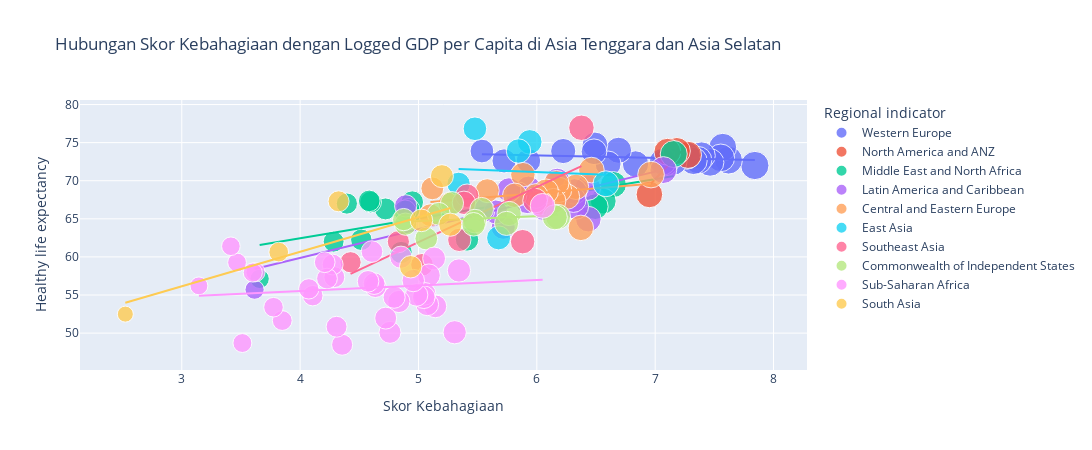

Notebook code for this chart:
### Code cell
# Scatter plot dengan garis tren
fig = px.scatter(
    df_2021, 
    x="Ladder score", 
    y="Healthy life expectancy", 
    trendline="ols",
    title="Hubungan Skor Kebahagiaan dengan Logged GDP per Capita di Asia Tenggara dan Asia Selatan",
    labels={"Ladder score": "Skor Kebahagiaan", "Logged GDP per capita": "Logged GDP per Capita"},
    color="Regional indicator",  # Menambahkan warna berdasarkan indikator regional
    size="Ladder score",  # Menambahkan ukuran marker berdasarkan skor kebahagiaan
    hover_name="Country name",  # Menambahkan label hover dengan nama negara
    opacity=0.8  # Menambahkan opacity agar lebih mudah melihat tumpukan marker
)
fig.update_layout(
    showlegend=True,
    width=1700, 
    height=450)
fig.show()

### Figure 1 — Plotly figure (JSON) as saved in the notebook; plotly's stock layout.template omitted (floating-point values rounded to 4 significant figures)
{"data": [{"hovertemplate": "<b>%{hovertext}</b><br><br>Regional indicator=Western Europe<br>Skor Kebahagiaan=%{marker.size}<br>Healthy life expectancy=%{y}<extra></extra>", "hovertext": ["Finland", "Denmark", "Switzerland", "Iceland", "Netherlands", "Norway", "Sweden", "Luxembourg", "Austria", "Germany", "Ireland", "United Kingdom", "Belgium", "France", "Malta", "Spain", "Italy", "Cyprus", "Portugal", "Greece", "North Cyprus"], "legendgroup": "Western Europe", "marker": {"color": "#636efa", "opacity": 0.8, "size": [7.842, 7.62, 7.571, 7.554, 7.464, 7.392, 7.363, 7.324, 7.268, 7.155, 7.085, 7.064, 6.834, 6.69, 6.602, 6.491, 6.483, 6.223, 5.929, 5.723, 5.536], "sizemode": "area", "sizeref": 0.0196, "symbol": "circle"}, "mode": "markers", "name": "Western Europe", "orientation": "v", "showlegend": true, "type": "scatter", "x": [7.842, 7.62, 7.571, 7.554, 7.464, 7.392, 7.363, 7.324, 7.268, 7.155, 7.085, 7.064, 6.834, 6.69, 6.602, 6.491, 6.483, 6.223, 5.929, 5.723, 5.536], "xaxis": "x", "y": [72, 72.7, 74.4, 73, 72.4, 73.3, 72.7, 72.6, 73.3, 72.5, 72.4, 72.5, 72.2, 74, 72.2, 74.7, 73.8, 73.9, 72.6, 72.6, 73.9], "yaxis": "y"}, {"hovertemplate": "<b>OLS trendline</b><br>Healthy life expectancy = -0.331728 * Ladder score + 75.327<br>R<sup>2</sup>=0.076369<br><br>Regional indicator=Western Europe<br>Skor Kebahagiaan=%{x}<br>Healthy life expectancy=%{y} <b>(trend)</b><extra></extra>", "legendgroup": "Western Europe", "marker": {"color": "#636efa", "symbol": "circle"}, "mode": "lines", "name": "Western Europe", "showlegend": false, "type": "scatter", "x": [5.536, 5.723, 5.929, 6.223, 6.483, 6.491, 6.602, 6.69, 6.834, 7.064, 7.085, 7.155, 7.268, 7.324, 7.363, 7.392, 7.464, 7.554, 7.571, 7.62, 7.842], "xaxis": "x", "y": [73.49, 73.43, 73.36, 73.26, 73.18, 73.17, 73.14, 73.11, 73.06, 72.98, 72.98, 72.95, 72.92, 72.9, 72.88, 72.87, 72.85, 72.82, 72.82, 72.8, 72.73], "yaxis": "y"}, {"hovertemplate": "<b>%{hovertext}</b><br><br>Regional indicator=North America and ANZ<br>Skor Kebahagiaan=%{marker.size}<br>Healthy life expectancy=%{y}<extra></extra>", "hovertext": ["New Zealand", "Australia", "Canada", "United States"], "legendgroup": "North America and ANZ", "marker": {"color": "#EF553B", "opacity": 0.8, "size": [7.277, 7.183, 7.103, 6.951], "sizemode": "area", "sizeref": 0.0196, "symbol": "circle"}, "mode": "markers", "name": "North America and ANZ", "orientation": "v", "showlegend": true, "type": "scatter", "x": [7.277, 7.183, 7.103, 6.951], "xaxis": "x", "y": [73.4, 73.9, 73.8, 68.2], "yaxis": "y"}, {"hovertemplate": "<b>OLS trendline</b><br>Healthy life expectancy = 16.4405 * Ladder score + -44.8709<br>R<sup>2</sup>=0.677029<br><br>Regional indicator=North America and ANZ<br>Skor Kebahagiaan=%{x}<br>Healthy life expectancy=%{y} <b>(trend)</b><extra></extra>", "legendgroup": "North America and ANZ", "marker": {"color": "#EF553B", "symbol": "circle"}, "mode": "lines", "name": "North America and ANZ", "showlegend": false, "type": "scatter", "x": [6.951, 7.103, 7.183, 7.277], "xaxis": "x", "y": [69.41, 71.91, 73.22, 74.77], "yaxis": "y"}, {"hovertemplate": "<b>%{hovertext}</b><br><br>Regional indicator=Middle East and North Africa<br>Skor Kebahagiaan=%{marker.size}<br>Healthy life expectancy=%{y}<extra></extra>", "hovertext": ["Israel", "Bahrain", "United Arab Emirates", "Saudi Arabia", "Kuwait", "Libya", "Turkey", "Morocco", "Algeria", "Iraq", "Iran", "Tunisia", "Lebanon", "Palestinian Territories", "Jordan", "Egypt", "Yemen"], "legendgroup": "Middle East and North Africa", "marker": {"color": "#00cc96", "opacity": 0.8, "size": [7.157, 6.647, 6.561, 6.494, 6.106, 5.41, 4.948, 4.918, 4.887, 4.854, 4.721, 4.596, 4.584, 4.517, 4.395, 4.283, 3.658], "sizemode": "area", "sizeref": 0.0196, "symbol": "circle"}, "mode": "markers", "name": "Middle East and North Africa", "orientation": "v", "showlegend": true, "type": "scatter", "x": [7.157, 6.647, 6.561, 6.494, 6.106, 5.41, 4.948, 4.918, 4.887, 4.854, 4.721, 4.596, 4.584, 4.517, 4.395, 4.283, 3.658], "xaxis": "x", "y": [73.5, 69.5, 67.33, 66.6, 66.9, 62.3, 67.2, 66.21, 66.0, 60.58, 66.3, 67.2, 67.36, 62.25, 67, 62.0, 57.12], "yaxis": "y"}, {"hovertemplate": "<b>OLS trendline</b><br>Healthy life expectancy = 2.59315 * Ladder score + 52.0735<br>R<sup>2</sup>=0.474011<br><br>Regional indicator=Middle East and North Africa<br>Skor Kebahagiaan=%{x}<br>Healthy life expectancy=%{y} <b>(trend)</b><extra></extra>", "legendgroup": "Middle East and North Africa", "marker": {"color": "#00cc96", "symbol": "circle"}, "mode": "lines", "name": "Middle East and North Africa", "showlegend": false, "type": "scatter", "x": [3.658, 4.283, 4.395, 4.517, 4.584, 4.596, 4.721, 4.854, 4.887, 4.918, 4.948, 5.41, 6.106, 6.494, 6.561, 6.647, 7.157], "xaxis": "x", "y": [61.56, 63.18, 63.47, 63.79, 63.96, 63.99, 64.32, 64.66, 64.75, 64.83, 64.9, 66.1, 67.91, 68.91, 69.09, 69.31, 70.63], "yaxis": "y"}, {"hovertemplate": "<b>%{hovertext}</b><br><br>Regional indicator=Latin America and Caribbean<br>Skor Kebahagiaan=%{marker.size}<br>Healthy life expectancy=%{y}<extra></extra>", "hovertext": ["Costa Rica", "Guatemala", "Uruguay", "Brazil", "Mexico", "Jamaica", "Panama", "Chile", "El Salvador", "Colombia", "Nicaragua", "Argentina", "Honduras", "Peru", "Ecuador", "Bolivia", "Paraguay", "Dominican Republic", "Venezuela", "Haiti"], "legendgroup": "Latin America and Caribbean", "marker": {"color": "#ab63fa", "opacity": 0.8, "size": [7.069, 6.435, 6.431, 6.33, 6.317, 6.309, 6.18, 6.172, 6.061, 6.012, 5.972, 5.929, 5.919, 5.84, 5.764, 5.716, 5.653, 5.545, 4.892, 3.615], "sizemode": "area", "sizeref": 0.0196, "symbol": "circle"}, "mode": "markers", "name": "Latin America and Caribbean", "orientation": "v", "showlegend": true, "type": "scatter", "x": [7.069, 6.435, 6.431, 6.33, 6.317, 6.309, 6.18, 6.172, 6.061, 6.012, 5.972, 5.929, 5.919, 5.84, 5.764, 5.716, 5.653, 5.545, 4.892, 3.615], "xaxis": "x", "y": [71.4, 64.96, 69.1, 66.6, 68.6, 67.5, 69.65, 70, 66.4, 68.0, 67.66, 69, 67.3, 68.25, 68.8, 63.9, 65.9, 66.1, 66.7, 55.7], "yaxis": "y"}, {"hovertemplate": "<b>OLS trendline</b><br>Healthy life expectancy = 3.77607 * Ladder score + 44.7668<br>R<sup>2</sup>=0.661664<br><br>Regional indicator=Latin America and Caribbean<br>Skor Kebahagiaan=%{x}<br>Healthy life expectancy=%{y} <b>(trend)</b><extra></extra>", "legendgroup": "Latin America and Caribbean", "marker": {"color": "#ab63fa", "symbol": "circle"}, "mode": "lines", "name": "Latin America and Caribbean", "showlegend": false, "type": "scatter", "x": [3.615, 4.892, 5.545, 5.653, 5.716, 5.764, 5.84, 5.919, 5.929, 5.972, 6.012, 6.061, 6.172, 6.18, 6.309, 6.317, 6.33, 6.431, 6.435, 7.069], "xaxis": "x", "y": [58.42, 63.24, 65.71, 66.11, 66.35, 66.53, 66.82, 67.12, 67.16, 67.32, 67.47, 67.65, 68.07, 68.1, 68.59, 68.62, 68.67, 69.05, 69.07, 71.46], "yaxis": "y"}, {"hovertemplate": "<b>%{hovertext}</b><br><br>Regional indicator=Central and Eastern Europe<br>Skor Kebahagiaan=%{marker.size}<br>Healthy life expectancy=%{y}<extra></extra>", "hovertext": ["Czech Republic", "Slovenia", "Kosovo", "Slovakia", "Lithuania", "Estonia", "Poland", "Romania", "Serbia", "Latvia", "Hungary", "Croatia", "Bosnia and Herzegovina", "Montenegro", "Bulgaria", "Albania", "North Macedonia"], "legendgroup": "Central and Eastern Europe", "marker": {"color": "#FFA15A", "opacity": 0.8, "size": [6.965, 6.461, 6.372, 6.331, 6.255, 6.189, 6.166, 6.14, 6.078, 6.032, 5.992, 5.882, 5.813, 5.581, 5.266, 5.117, 5.101], "sizemode": "area", "sizeref": 0.0196, "symbol": "circle"}, "mode": "markers", "name": "Central and Eastern Europe", "orientation": "v", "showlegend": true, "type": "scatter", "x": [6.965, 6.461, 6.372, 6.331, 6.255, 6.189, 6.166, 6.14, 6.078, 6.032, 5.992, 5.882, 5.813, 5.581, 5.266, 5.117, 5.101], "xaxis": "x", "y": [70.81, 71.4, 63.81, 69.2, 67.91, 68.8, 69.7, 67.36, 68.6, 67.1, 68, 70.8, 68.1, 68.7, 67, 69.0, 65.47], "yaxis": "y"}, {"hovertemplate": "<b>OLS trendline</b><br>Healthy life expectancy = 1.28983 * Ladder score + 60.6191<br>R<sup>2</sup>=0.111101<br><br>Regional indicator=Central and Eastern Europe<br>Skor Kebahagiaan=%{x}<br>Healthy life expectancy=%{y} <b>(trend)</b><extra></extra>", "legendgroup": "Central and Eastern Europe", "marker": {"color": "#FFA15A", "symbol": "circle"}, "mode": "lines", "name": "Central and Eastern Europe", "showlegend": false, "type": "scatter", "x": [5.101, 5.117, 5.266, 5.581, 5.813, 5.882, 5.992, 6.032, 6.078, 6.14, 6.166, 6.189, 6.255, 6.331, 6.372, 6.461, 6.965], "xaxis": "x", "y": [67.2, 67.22, 67.41, 67.82, 68.12, 68.21, 68.35, 68.4, 68.46, 68.54, 68.57, 68.6, 68.69, 68.78, 68.84, 68.95, 69.6], "yaxis": "y"}, {"hovertemplate": "<b>%{hovertext}</b><br><br>Regional indicator=East Asia<br>Skor Kebahagiaan=%{marker.size}<br>Healthy life expectancy=%{y}<extra></extra>", "hovertext": ["Taiwan Province of China", "Japan", "South Korea", "Mongolia", "Hong Kong S.A.R. of China", "China"], "legendgroup": "East Asia", "marker": {"color": "#19d3f3", "opacity": 0.8, "size": [6.584, 5.94, 5.845, 5.677, 5.477, 5.339], "sizemode": "area", "sizeref": 0.0196, "symbol": "circle"}, "mode": "markers", "name": "East Asia", "orientation": "v", "showlegend": true, "type": "scatter", "x": [6.584, 5.94, 5.845, 5.677, 5.477, 5.339], "xaxis": "x", "y": [69.6, 75.1, 73.9, 62.5, 76.82, 69.59], "yaxis": "y"}, {"hovertemplate": "<b>OLS trendline</b><br>Healthy life expectancy = -0.614361 * Ladder score + 74.8218<br>R<sup>2</sup>=0.002707<br><br>Regional indicator=East Asia<br>Skor Kebahagiaan=%{x}<br>Healthy life expectancy=%{y} <b>(trend)</b><extra></extra>", "legendgroup": "East Asia", "marker": {"color": "#19d3f3", "symbol": "circle"}, "mode": "lines", "name": "East Asia", "showlegend": false, "type": "scatter", "x": [5.339, 5.477, 5.677, 5.845, 5.94, 6.584], "xaxis": "x", "y": [71.54, 71.46, 71.33, 71.23, 71.17, 70.78], "yaxis": "y"}, {"hovertemplate": "<b>%{hovertext}</b><br><br>Regional indicator=Southeast Asia<br>Skor Kebahagiaan=%{marker.size}<br>Healthy life expectancy=%{y}<extra></extra>", "hovertext": ["Singapore", "Thailand", "Philippines", "Vietnam", "Malaysia", "Indonesia", "Laos", "Cambodia", "Myanmar"], "legendgroup": "Southeast Asia", "marker": {"color": "#FF6692", "opacity": 0.8, "size": [6.377, 5.985, 5.88, 5.411, 5.384, 5.345, 5.03, 4.83, 4.426], "sizemode": "area", "sizeref": 0.0196, "symbol": "circle"}, "mode": "markers", "name": "Southeast Asia", "orientation": "v", "showlegend": true, "type": "scatter", "x": [6.377, 5.985, 5.88, 5.411, 5.384, 5.345, 5.03, 4.83, 4.426], "xaxis": "x", "y": [76.95, 67.4, 62, 68.03, 67.1, 62.24, 58.97, 62, 59.3], "yaxis": "y"}, {"hovertemplate": "<b>OLS trendline</b><br>Healthy life expectancy = 7.24148 * Ladder score + 25.7297<br>R<sup>2</sup>=0.600828<br><br>Regional indicator=Southeast Asia<br>Skor Kebahagiaan=%{x}<br>Healthy life expectancy=%{y} <b>(trend)</b><extra></extra>", "legendgroup": "Southeast Asia", "marker": {"color": "#FF6692", "symbol": "circle"}, "mode": "lines", "name": "Southeast Asia", "showlegend": false, "type": "scatter", "x": [4.426, 4.83, 5.03, 5.345, 5.384, 5.411, 5.88, 5.985, 6.377], "xaxis": "x", "y": [57.78, 60.71, 62.15, 64.44, 64.72, 64.91, 68.31, 69.07, 71.91], "yaxis": "y"}, {"hovertemplate": "<b>%{hovertext}</b><br><br>Regional indicator=Commonwealth of Independent States<br>Skor Kebahagiaan=%{marker.size}<br>Healthy life expectancy=%{y}<extra></extra>", "hovertext": ["Uzbekistan", "Kazakhstan", "Moldova", "Kyrgyzstan", "Belarus", "Russia", "Tajikistan", "Armenia", "Azerbaijan", "Turkmenistan", "Georgia", "Ukraine"], "legendgroup": "Commonwealth of Independent States", "marker": {"color": "#B6E880", "opacity": 0.8, "size": [6.179, 6.152, 5.766, 5.744, 5.534, 5.477, 5.466, 5.283, 5.171, 5.066, 4.891, 4.875], "sizemode": "area", "sizeref": 0.0196, "symbol": "circle"}, "mode": "markers", "name": "Commonwealth of Independent States", "orientation": "v", "showlegend": true, "type": "scatter", "x": [6.179, 6.152, 5.766, 5.744, 5.534, 5.477, 5.466, 5.283, 5.171, 5.066, 4.891, 4.875], "xaxis": "x", "y": [65.25, 65.2, 65.7, 64.4, 66.25, 64.7, 64.28, 67.06, 65.66, 62.41, 64.3, 64.9], "yaxis": "y"}, {"hovertemplate": "<b>OLS trendline</b><br>Healthy life expectancy = 0.64945 * Ladder score + 61.459<br>R<sup>2</sup>=0.059399<br><br>Regional indicator=Commonwealth of Independent States<br>Skor Kebahagiaan=%{x}<br>Healthy life expectancy=%{y} <b>(trend)</b><extra></extra>", "legendgroup": "Commonwealth of Independent States", "marker": {"color": "#B6E880", "symbol": "circle"}, "mode": "lines", "name": "Commonwealth of Independent States", "showlegend": false, "type": "scatter", "x": [4.875, 4.891, 5.066, 5.171, 5.283, 5.466, 5.477, 5.534, 5.744, 5.766, 6.152, 6.179], "xaxis": "x", "y": [64.63, 64.64, 64.75, 64.82, 64.89, 65.01, 65.02, 65.05, 65.19, 65.2, 65.45, 65.47], "yaxis": "y"}, {"hovertemplate": "<b>%{hovertext}</b><br><br>Regional indicator=Sub-Saharan Africa<br>Skor Kebahagiaan=%{marker.size}<br>Healthy life expectancy=%{y}<extra></extra>", "hovertext": ["Mauritius", "Congo (Brazzaville)", "Ivory Coast", "Cameroon", "Senegal", "Ghana", "Niger", "Gambia", "Benin", "Guinea", "South Africa", "Gabon", "Burkina Faso", "Mozambique", "Nigeria", "Mali", "Uganda", "Liberia", "Kenya", "Namibia", "Chad", "Swaziland", "Comoros", "Ethiopia", "Mauritania", "Madagascar", "Togo", "Zambia", "Sierra Leone", "Burundi", "Tanzania", "Malawi", "Lesotho", "Botswana", "Rwanda", "Zimbabwe"], "legendgroup": "Sub-Saharan Africa", "marker": {"color": "#FF97FF", "opacity": 0.8, "size": [6.049, 5.342, 5.306, 5.142, 5.132, 5.088, 5.074, 5.051, 5.045, 4.984, 4.956, 4.852, 4.834, 4.794, 4.759, 4.723, 4.636, 4.625, 4.607, 4.574, 4.355, 4.308, 4.289, 4.275, 4.227, 4.208, 4.107, 4.073, 3.849, 3.775, 3.623, 3.6, 3.512, 3.467, 3.415, 3.145], "sizemode": "area", "sizeref": 0.0196, "symbol": "circle"}, "mode": "markers", "name": "Sub-Saharan Africa", "orientation": "v", "showlegend": true, "type": "scatter", "x": [6.049, 5.342, 5.306, 5.142, 5.132, 5.088, 5.074, 5.051, 5.045, 4.984, 4.956, 4.852, 4.834, 4.794, 4.759, 4.723, 4.636, 4.625, 4.607, 4.574, 4.355, 4.308, 4.289, 4.275, 4.227, 4.208, 4.107, 4.073, 3.849, 3.775, 3.623, 3.6, 3.512, 3.467, 3.415, 3.145], "xaxis": "x", "y": [66.7, 58.22, 50.11, 53.52, 59.8, 57.59, 53.78, 55.16, 54.71, 55.01, 56.9, 59.96, 54.15, 54.71, 50.1, 51.97, 56.1, 56.5, 60.7, 56.8, 48.48, 50.83, 57.35, 59, 57.16, 59.3, 54.91, 55.81, 51.65, 53.4, 58.0, 57.95, 48.7, 59.27, 61.4, 56.2], "yaxis": "y"}, {"hovertemplate": "<b>OLS trendline</b><br>Healthy life expectancy = 0.718471 * Ladder score + 52.6573<br>R<sup>2</sup>=0.015048<br><br>Regional indicator=Sub-Saharan Africa<br>Skor Kebahagiaan=%{x}<br>Healthy life expectancy=%{y} <b>(trend)</b><extra></extra>", "legendgroup": "Sub-Saharan Africa", "marker": {"color": "#FF97FF", "symbol": "circle"}, "mode": "lines", "name": "Sub-Saharan Africa", "showlegend": false, "type": "scatter", "x": [3.145, 3.415, 3.467, 3.512, 3.6, 3.623, 3.775, 3.849, 4.073, 4.107, 4.208, 4.227, 4.275, 4.289, 4.308, 4.355, 4.574, 4.607, 4.625, 4.636, 4.723, 4.759, 4.794, 4.834, 4.852, 4.956, 4.984, 5.045, 5.051, 5.074, 5.088, 5.132, 5.142, 5.306, 5.342, 6.049], "xaxis": "x", "y": [54.92, 55.11, 55.15, 55.18, 55.24, 55.26, 55.37, 55.42, 55.58, 55.61, 55.68, 55.69, 55.73, 55.74, 55.75, 55.79, 55.94, 55.97, 55.98, 55.99, 56.05, 56.08, 56.1, 56.13, 56.14, 56.22, 56.24, 56.28, 56.29, 56.3, 56.31, 56.34, 56.35, 56.47, 56.5, 57.0], "yaxis": "y"}, {"hovertemplate": "<b>%{hovertext}</b><br><br>Regional indicator=South Asia<br>Skor Kebahagiaan=%{marker.size}<br>Healthy life expectancy=%{y}<extra></extra>", "hovertext": ["Nepal", "Maldives", "Bangladesh", "Pakistan", "Sri Lanka", "India", "Afghanistan"], "legendgroup": "South Asia", "marker": {"color": "#FECB52", "opacity": 0.8, "size": [5.269, 5.198, 5.025, 4.934, 4.325, 3.819, 2.523], "sizemode": "area", "sizeref": 0.0196, "symbol": "circle"}, "mode": "markers", "name": "South Asia", "orientation": "v", "showlegend": true, "type": "scatter", "x": [5.269, 5.198, 5.025, 4.934, 4.325, 3.819, 2.523], "xaxis": "x", "y": [64.23, 70.6, 64.8, 58.71, 67.3, 60.63, 52.49], "yaxis": "y"}, {"hovertemplate": "<b>OLS trendline</b><br>Healthy life expectancy = 4.53204 * Ladder score + 42.5503<br>R<sup>2</sup>=0.566506<br><br>Regional indicator=South Asia<br>Skor Kebahagiaan=%{x}<br>Healthy life expectancy=%{y} <b>(trend)</b><extra></extra>", "legendgroup": "South Asia", "marker": {"color": "#FECB52", "symbol": "circle"}, "mode": "lines", "name": "South Asia", "showlegend": false, "type": "scatter", "x": [2.523, 3.819, 4.325, 4.934, 5.025, 5.198, 5.269], "xaxis": "x", "y": [53.98, 59.86, 62.15, 64.91, 65.32, 66.11, 66.43], "yaxis": "y"}], "layout": {"height": 450, "legend": {"itemsizing": "constant", "title": {"text": "Regional indicator"}, "tracegroupgap": 0}, "showlegend": true, "title": {"text": "Hubungan Skor Kebahagiaan dengan Logged GDP per Capita di Asia Tenggara dan Asia Selatan"}, "width": 1700, "xaxis": {"anchor": "y", "domain": [0, 1], "title": {"text": "Skor Kebahagiaan"}}, "yaxis": {"anchor": "x", "domain": [0, 1], "title": {"text": "Healthy life expectancy"}}}}
